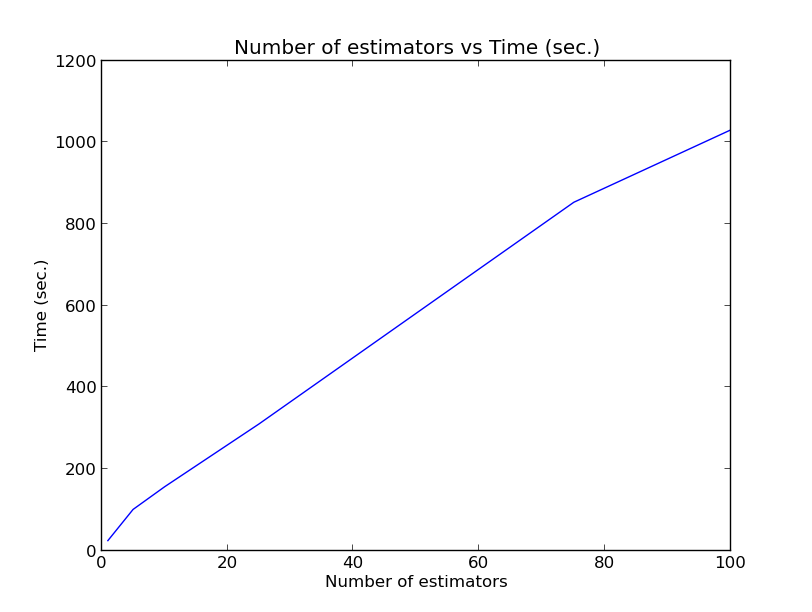

Recreate this plot in Python.
import math
import matplotlib.pyplot as plt
y=[24.767,101.131,156.569,310.540,853.456,1031.199]
x=[1,5,10,25,75,100]
plt.plot(x, y)
plt.xlabel("Number of estimators")
plt.ylabel("Time (sec.)")
plt.title("Number of estimators vs Time (sec.)")
plt.show()
